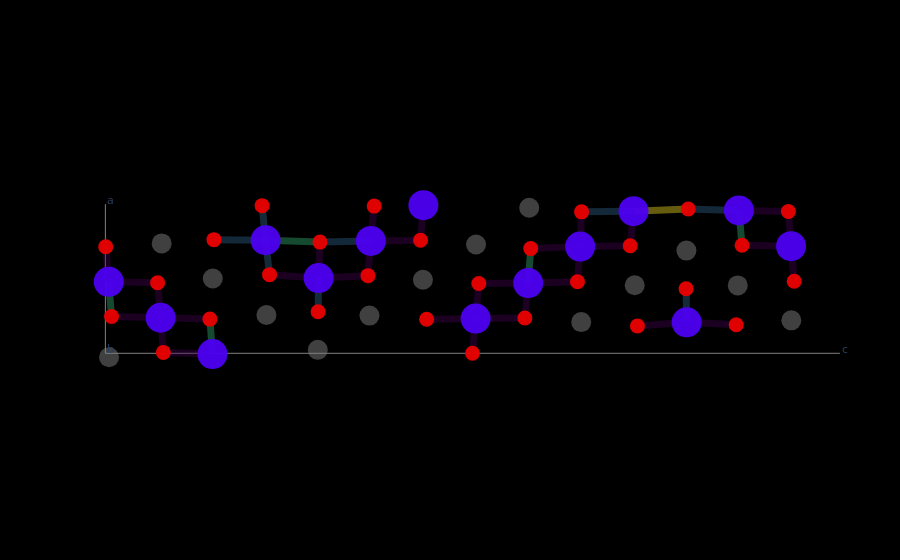

Notebook source saved alongside this figure:
### Code cell
ws.fig.show()

### Figure 1 — Plotly figure (JSON) as saved in the notebook; plotly's stock layout.template omitted (floating-point values rounded to 4 significant figures)
{"data": [{"line": {"color": "grey", "width": 1}, "mode": "lines", "name": "cell", "showlegend": false, "type": "scatter", "x": [0, 28.77], "y": [0, 0]}, {"line": {"color": "grey", "width": 1}, "mode": "lines", "name": "cell", "showlegend": false, "type": "scatter", "x": [0, 0], "y": [0, 0]}, {"line": {"color": "grey", "width": 1}, "mode": "lines", "name": "cell", "showlegend": false, "type": "scatter", "x": [0, 0], "y": [0, 5.84]}, {"hoverinfo": "name+text", "line": {"color": "rgb(253, 231, 37)", "width": 7}, "mode": "lines", "name": "Ni-O", "opacity": 0.4, "showlegend": false, "text": "2.15", "type": "scatter", "x": [20.69, 21.76, 22.83], "y": [5.567, 5.609, 5.651]}, {"hoverinfo": "name+text", "line": {"color": "rgb(53, 183, 121)", "width": 7}, "mode": "lines", "name": "Ni-O", "opacity": 0.4, "showlegend": false, "text": "2.13", "type": "scatter", "x": [6.276, 7.341, 8.406], "y": [4.428, 4.391, 4.355]}, {"hoverinfo": "name+text", "line": {"color": "rgb(53, 183, 121)", "width": 7}, "mode": "lines", "name": "Ni-O", "opacity": 0.4, "showlegend": false, "text": "2.09", "type": "scatter", "x": [4.195, 4.144, 4.094], "y": [-0.0306, 0.655, 1.341]}, {"hoverinfo": "name+text", "line": {"color": "rgb(53, 183, 121)", "width": 7}, "mode": "lines", "name": "Ni-O", "opacity": 0.4, "showlegend": false, "text": "2.08", "type": "scatter", "x": [0.1316, 0.1862, 0.2408], "y": [2.799, 2.119, 1.439]}, {"hoverinfo": "name+text", "line": {"color": "rgb(53, 183, 121)", "width": 7}, "mode": "lines", "name": "Ni-O", "opacity": 0.4, "showlegend": false, "text": "2.07", "type": "scatter", "x": [16.56, 16.61, 16.66], "y": [2.751, 3.426, 4.1]}, {"hoverinfo": "name+text", "line": {"color": "rgb(53, 183, 121)", "width": 7}, "mode": "lines", "name": "Ni-O", "opacity": 0.4, "showlegend": false, "text": "2.06", "type": "scatter", "x": [24.81, 24.88, 24.94], "y": [5.596, 4.914, 4.233]}, {"hoverinfo": "name+text", "line": {"color": "rgb(49, 104, 142)", "width": 7}, "mode": "lines", "name": "Ni-O", "opacity": 0.4, "showlegend": false, "text": "2.04", "type": "scatter", "x": [20.69, 19.67, 18.65], "y": [5.567, 5.554, 5.54]}, {"hoverinfo": "name+text", "line": {"color": "rgb(49, 104, 142)", "width": 7}, "mode": "lines", "name": "Ni-O", "opacity": 0.4, "showlegend": false, "text": "2.03", "type": "scatter", "x": [22.77, 22.76, 22.75], "y": [1.212, 1.871, 2.53]}, {"hoverinfo": "name+text", "line": {"color": "rgb(49, 104, 142)", "width": 7}, "mode": "lines", "name": "Ni-O", "opacity": 0.4, "showlegend": false, "text": "2.03", "type": "scatter", "x": [8.352, 8.342, 8.332], "y": [2.947, 2.288, 1.629]}, {"hoverinfo": "name+text", "line": {"color": "rgb(49, 104, 142)", "width": 7}, "mode": "lines", "name": "Ni-O", "opacity": 0.4, "showlegend": false, "text": "2.03", "type": "scatter", "x": [6.276, 5.264, 4.252], "y": [4.428, 4.44, 4.451]}, {"hoverinfo": "name+text", "line": {"color": "rgb(49, 104, 142)", "width": 7}, "mode": "lines", "name": "Ni-O", "opacity": 0.4, "showlegend": false, "text": "1.99", "type": "scatter", "x": [10.4, 9.401, 8.406], "y": [4.403, 4.379, 4.355]}, {"hoverinfo": "name+text", "line": {"color": "rgb(49, 104, 142)", "width": 7}, "mode": "lines", "name": "Ni-O", "opacity": 0.4, "showlegend": false, "text": "1.99", "type": "scatter", "x": [6.276, 6.207, 6.138], "y": [4.428, 5.105, 5.783]}, {"hoverinfo": "name+text", "line": {"color": "rgb(49, 104, 142)", "width": 7}, "mode": "lines", "name": "Ni-O", "opacity": 0.4, "showlegend": false, "text": "1.99", "type": "scatter", "x": [24.81, 23.82, 22.83], "y": [5.596, 5.624, 5.651]}, {"hoverinfo": "name+text", "line": {"color": "rgb(49, 104, 142)", "width": 7}, "mode": "lines", "name": "Ni-O", "opacity": 0.4, "showlegend": false, "text": "1.98", "type": "scatter", "x": [6.276, 6.352, 6.429], "y": [4.428, 3.754, 3.081]}, {"hoverinfo": "name+text", "line": {"color": "rgb(68, 1, 84)", "width": 7}, "mode": "lines", "name": "Ni-O", "opacity": 0.4, "showlegend": false, "text": "1.98", "type": "scatter", "x": [20.69, 20.62, 20.56], "y": [5.567, 4.891, 4.215]}, {"hoverinfo": "name+text", "line": {"color": "rgb(68, 1, 84)", "width": 7}, "mode": "lines", "name": "Ni-O", "opacity": 0.4, "showlegend": false, "text": "1.96", "type": "scatter", "x": [18.6, 19.58, 20.56], "y": [4.18, 4.198, 4.215]}, {"hoverinfo": "name+text", "line": {"color": "rgb(68, 1, 84)", "width": 7}, "mode": "lines", "name": "Ni-O", "opacity": 0.4, "showlegend": false, "text": "1.95", "type": "scatter", "x": [10.4, 11.37, 12.34], "y": [4.403, 4.417, 4.431]}, {"hoverinfo": "name+text", "line": {"color": "rgb(68, 1, 84)", "width": 7}, "mode": "lines", "name": "Ni-O", "opacity": 0.4, "showlegend": false, "text": "1.94", "type": "scatter", "x": [22.77, 23.74, 24.71], "y": [1.212, 1.165, 1.118]}, {"hoverinfo": "name+text", "line": {"color": "rgb(68, 1, 84)", "width": 7}, "mode": "lines", "name": "Ni-O", "opacity": 0.4, "showlegend": false, "text": "1.94", "type": "scatter", "x": [18.6, 17.63, 16.66], "y": [4.18, 4.14, 4.1]}, {"hoverinfo": "name+text", "line": {"color": "rgb(68, 1, 84)", "width": 7}, "mode": "lines", "name": "Ni-O", "opacity": 0.4, "showlegend": false, "text": "1.94", "type": "scatter", "x": [24.81, 25.78, 26.75], "y": [5.596, 5.576, 5.556]}, {"hoverinfo": "name+text", "line": {"color": "rgb(68, 1, 84)", "width": 7}, "mode": "lines", "name": "Ni-O", "opacity": 0.4, "showlegend": false, "text": "1.94", "type": "scatter", "x": [8.352, 8.379, 8.406], "y": [2.947, 3.651, 4.355]}, {"hoverinfo": "name+text", "line": {"color": "rgb(68, 1, 84)", "width": 7}, "mode": "lines", "name": "Ni-O", "opacity": 0.4, "showlegend": false, "text": "1.94", "type": "scatter", "x": [8.352, 9.318, 10.28], "y": [2.947, 2.994, 3.041]}, {"hoverinfo": "name+text", "line": {"color": "rgb(68, 1, 84)", "width": 7}, "mode": "lines", "name": "Ni-O", "opacity": 0.4, "showlegend": false, "text": "1.94", "type": "scatter", "x": [2.165, 3.129, 4.094], "y": [1.392, 1.367, 1.341]}, {"hoverinfo": "name+text", "line": {"color": "rgb(68, 1, 84)", "width": 7}, "mode": "lines", "name": "Ni-O", "opacity": 0.4, "showlegend": false, "text": "1.94", "type": "scatter", "x": [16.56, 15.59, 14.63], "y": [2.751, 2.742, 2.732]}, {"hoverinfo": "name+text", "line": {"color": "rgb(68, 1, 84)", "width": 7}, "mode": "lines", "name": "Ni-O", "opacity": 0.4, "showlegend": false, "text": "1.93", "type": "scatter", "x": [16.56, 17.53, 18.49], "y": [2.751, 2.777, 2.803]}, {"hoverinfo": "name+text", "line": {"color": "rgb(68, 1, 84)", "width": 7}, "mode": "lines", "name": "Ni-O", "opacity": 0.4, "showlegend": false, "text": "1.93", "type": "scatter", "x": [22.77, 21.8, 20.84], "y": [1.212, 1.142, 1.072]}, {"hoverinfo": "name+text", "line": {"color": "rgb(68, 1, 84)", "width": 7}, "mode": "lines", "name": "Ni-O", "opacity": 0.4, "showlegend": false, "text": "1.93", "type": "scatter", "x": [10.4, 10.46, 10.53], "y": [4.403, 5.084, 5.766]}, {"hoverinfo": "name+text", "line": {"color": "rgb(68, 1, 84)", "width": 7}, "mode": "lines", "name": "Ni-O", "opacity": 0.4, "showlegend": false, "text": "1.93", "type": "scatter", "x": [2.165, 1.203, 0.2408], "y": [1.392, 1.416, 1.439]}, {"hoverinfo": "name+text", "line": {"color": "rgb(68, 1, 84)", "width": 7}, "mode": "lines", "name": "Ni-O", "opacity": 0.4, "showlegend": false, "text": "1.93", "type": "scatter", "x": [4.195, 3.232, 2.269], "y": [-0.0306, 0.002312, 0.03523]}, {"hoverinfo": "name+text", "line": {"color": "rgb(68, 1, 84)", "width": 7}, "mode": "lines", "name": "Ni-O", "opacity": 0.4, "showlegend": false, "text": "1.93", "type": "scatter", "x": [14.5, 15.47, 16.43], "y": [1.361, 1.372, 1.382]}, {"hoverinfo": "name+text", "line": {"color": "rgb(68, 1, 84)", "width": 7}, "mode": "lines", "name": "Ni-O", "opacity": 0.4, "showlegend": false, "text": "1.93", "type": "scatter", "x": [8.352, 7.39, 6.429], "y": [2.947, 3.014, 3.081]}, {"hoverinfo": "name+text", "line": {"color": "rgb(68, 1, 84)", "width": 7}, "mode": "lines", "name": "Ni-O", "opacity": 0.4, "showlegend": false, "text": "1.92", "type": "scatter", "x": [10.4, 10.34, 10.28], "y": [4.403, 3.722, 3.041]}, {"hoverinfo": "name+text", "line": {"color": "rgb(68, 1, 84)", "width": 7}, "mode": "lines", "name": "Ni-O", "opacity": 0.4, "showlegend": false, "text": "1.92", "type": "scatter", "x": [14.5, 13.54, 12.58], "y": [1.361, 1.347, 1.332]}, {"hoverinfo": "name+text", "line": {"color": "rgb(68, 1, 84)", "width": 7}, "mode": "lines", "name": "Ni-O", "opacity": 0.4, "showlegend": false, "text": "1.92", "type": "scatter", "x": [26.86, 25.9, 24.94], "y": [4.195, 4.214, 4.233]}, {"hoverinfo": "name+text", "line": {"color": "rgb(68, 1, 84)", "width": 7}, "mode": "lines", "name": "Ni-O", "opacity": 0.4, "showlegend": false, "text": "1.92", "type": "scatter", "x": [0.1316, 1.088, 2.045], "y": [2.799, 2.781, 2.762]}, {"hoverinfo": "name+text", "line": {"color": "rgb(68, 1, 84)", "width": 7}, "mode": "lines", "name": "Ni-O", "opacity": 0.4, "showlegend": false, "text": "1.91", "type": "scatter", "x": [18.6, 18.54, 18.49], "y": [4.18, 3.492, 2.803]}, {"hoverinfo": "name+text", "line": {"color": "rgb(68, 1, 84)", "width": 7}, "mode": "lines", "name": "Ni-O", "opacity": 0.4, "showlegend": false, "text": "1.91", "type": "scatter", "x": [14.5, 14.44, 14.38], "y": [1.361, 0.681, 0.0005485]}, {"hoverinfo": "name+text", "line": {"color": "rgb(68, 1, 84)", "width": 7}, "mode": "lines", "name": "Ni-O", "opacity": 0.4, "showlegend": false, "text": "1.91", "type": "scatter", "x": [14.5, 14.56, 14.63], "y": [1.361, 2.047, 2.732]}, {"hoverinfo": "name+text", "line": {"color": "rgb(68, 1, 84)", "width": 7}, "mode": "lines", "name": "Ni-O", "opacity": 0.4, "showlegend": false, "text": "1.9", "type": "scatter", "x": [26.86, 26.92, 26.98], "y": [4.195, 3.507, 2.82]}, {"hoverinfo": "name+text", "line": {"color": "rgb(68, 1, 84)", "width": 7}, "mode": "lines", "name": "Ni-O", "opacity": 0.4, "showlegend": false, "text": "1.9", "type": "scatter", "x": [0.1316, 0.07255, 0.01348], "y": [2.799, 3.485, 4.171]}, {"hoverinfo": "name+text", "line": {"color": "rgb(68, 1, 84)", "width": 7}, "mode": "lines", "name": "Ni-O", "opacity": 0.4, "showlegend": false, "text": "1.9", "type": "scatter", "x": [16.56, 16.5, 16.43], "y": [2.751, 2.067, 1.382]}, {"hoverinfo": "name+text", "line": {"color": "rgb(68, 1, 84)", "width": 7}, "mode": "lines", "name": "Ni-O", "opacity": 0.4, "showlegend": false, "text": "1.9", "type": "scatter", "x": [26.86, 26.8, 26.75], "y": [4.195, 4.876, 5.556]}, {"hoverinfo": "name+text", "line": {"color": "rgb(68, 1, 84)", "width": 7}, "mode": "lines", "name": "Ni-O", "opacity": 0.4, "showlegend": false, "text": "1.9", "type": "scatter", "x": [2.165, 2.105, 2.045], "y": [1.392, 2.077, 2.762]}, {"hoverinfo": "name+text", "line": {"color": "rgb(68, 1, 84)", "width": 7}, "mode": "lines", "name": "Ni-O", "opacity": 0.4, "showlegend": false, "text": "1.9", "type": "scatter", "x": [12.46, 12.4, 12.34], "y": [5.8, 5.116, 4.431]}, {"hoverinfo": "name+text", "line": {"color": "rgb(68, 1, 84)", "width": 7}, "mode": "lines", "name": "Ni-O", "opacity": 0.4, "showlegend": false, "text": "1.89", "type": "scatter", "x": [2.165, 2.217, 2.269], "y": [1.392, 0.7138, 0.03523]}, {"hoverinfo": "name+text", "line": {"color": "rgb(68, 1, 84)", "width": 7}, "mode": "lines", "name": "Ni-O", "opacity": 0.4, "showlegend": false, "text": "1.89", "type": "scatter", "x": [18.6, 18.62, 18.65], "y": [4.18, 4.86, 5.54]}, {"marker": {"color": "rgb(235,0,0)", "size": 15}, "name": "O index 55", "opacity": 0.95, "showlegend": false, "type": "scatter", "x": [26.98], "y": [2.82]}, {"marker": {"color": "rgb(235,0,0)", "size": 15}, "name": "O index 54", "opacity": 0.95, "showlegend": false, "type": "scatter", "x": [26.75], "y": [5.556]}, {"marker": {"color": "rgb(235,0,0)", "size": 15}, "name": "O index 53", "opacity": 0.95, "showlegend": false, "type": "scatter", "x": [24.94], "y": [4.233]}, {"marker": {"color": "rgb(235,0,0)", "size": 15}, "name": "O index 52", "opacity": 0.95, "showlegend": false, "type": "scatter", "x": [6.138], "y": [5.783]}, {"marker": {"color": "rgb(235,0,0)", "size": 15}, "name": "O index 51", "opacity": 0.95, "showlegend": false, "type": "scatter", "x": [2.269], "y": [0.03523]}, {"marker": {"color": "rgb(235,0,0)", "size": 15}, "name": "O index 50", "opacity": 0.95, "showlegend": false, "type": "scatter", "x": [2.045], "y": [2.762]}, {"marker": {"color": "rgb(235,0,0)", "size": 15}, "name": "O index 49", "opacity": 0.95, "showlegend": false, "type": "scatter", "x": [0.2408], "y": [1.439]}, {"marker": {"color": "rgb(235,0,0)", "size": 15}, "name": "O index 48", "opacity": 0.95, "showlegend": false, "type": "scatter", "x": [24.71], "y": [1.118]}, {"marker": {"color": "rgb(235,0,0)", "size": 15}, "name": "O index 47", "opacity": 0.95, "showlegend": false, "type": "scatter", "x": [0.01348], "y": [4.171]}, {"marker": {"color": "rgb(235,0,0)", "size": 15}, "name": "O index 46", "opacity": 0.95, "showlegend": false, "type": "scatter", "x": [6.429], "y": [3.081]}, {"marker": {"color": "rgb(235,0,0)", "size": 15}, "name": "O index 45", "opacity": 0.95, "showlegend": false, "type": "scatter", "x": [4.252], "y": [4.451]}, {"marker": {"color": "rgb(235,0,0)", "size": 15}, "name": "O index 44", "opacity": 0.95, "showlegend": false, "type": "scatter", "x": [4.094], "y": [1.341]}, {"marker": {"color": "rgb(235,0,0)", "size": 15}, "name": "O index 43", "opacity": 0.95, "showlegend": false, "type": "scatter", "x": [18.49], "y": [2.803]}, {"marker": {"color": "rgb(235,0,0)", "size": 15}, "name": "O index 42", "opacity": 0.95, "showlegend": false, "type": "scatter", "x": [22.75], "y": [2.53]}, {"marker": {"color": "rgb(235,0,0)", "size": 15}, "name": "O index 41", "opacity": 0.95, "showlegend": false, "type": "scatter", "x": [22.83], "y": [5.651]}, {"marker": {"color": "rgb(235,0,0)", "size": 15}, "name": "O index 40", "opacity": 0.95, "showlegend": false, "type": "scatter", "x": [18.65], "y": [5.54]}, {"marker": {"color": "rgb(235,0,0)", "size": 15}, "name": "O index 39", "opacity": 0.95, "showlegend": false, "type": "scatter", "x": [20.56], "y": [4.215]}, {"marker": {"color": "rgb(235,0,0)", "size": 15}, "name": "O index 38", "opacity": 0.95, "showlegend": false, "type": "scatter", "x": [8.332], "y": [1.629]}, {"marker": {"color": "rgb(235,0,0)", "size": 15}, "name": "O index 37", "opacity": 0.95, "showlegend": false, "type": "scatter", "x": [10.53], "y": [5.766]}, {"marker": {"color": "rgb(235,0,0)", "size": 15}, "name": "O index 36", "opacity": 0.95, "showlegend": false, "type": "scatter", "x": [14.38], "y": [0.0005485]}, {"marker": {"color": "rgb(235,0,0)", "size": 15}, "name": "O index 35", "opacity": 0.95, "showlegend": false, "type": "scatter", "x": [14.63], "y": [2.732]}, {"marker": {"color": "rgb(235,0,0)", "size": 15}, "name": "O index 34", "opacity": 0.95, "showlegend": false, "type": "scatter", "x": [16.43], "y": [1.382]}, {"marker": {"color": "rgb(235,0,0)", "size": 15}, "name": "O index 33", "opacity": 0.95, "showlegend": false, "type": "scatter", "x": [20.84], "y": [1.072]}, {"marker": {"color": "rgb(235,0,0)", "size": 15}, "name": "O index 32", "opacity": 0.95, "showlegend": false, "type": "scatter", "x": [16.66], "y": [4.1]}, {"marker": {"color": "rgb(235,0,0)", "size": 15}, "name": "O index 31", "opacity": 0.95, "showlegend": false, "type": "scatter", "x": [8.406], "y": [4.355]}, {"marker": {"color": "rgb(235,0,0)", "size": 15}, "name": "O index 30", "opacity": 0.95, "showlegend": false, "type": "scatter", "x": [10.28], "y": [3.041]}, {"marker": {"color": "rgb(235,0,0)", "size": 15}, "name": "O index 29", "opacity": 0.95, "showlegend": false, "type": "scatter", "x": [12.34], "y": [4.431]}, {"marker": {"color": "rgb(235,0,0)", "size": 15}, "name": "O index 28", "opacity": 0.95, "showlegend": false, "type": "scatter", "x": [12.58], "y": [1.332]}, {"marker": {"color": "rgb(77,0,242)", "size": 30}, "name": "Ni index 27", "opacity": 0.95, "showlegend": false, "type": "scatter", "x": [0.1316], "y": [2.799]}, {"marker": {"color": "rgb(77,0,242)", "size": 30}, "name": "Ni index 26", "opacity": 0.95, "showlegend": false, "type": "scatter", "x": [24.81], "y": [5.596]}, {"marker": {"color": "rgb(77,0,242)", "size": 30}, "name": "Ni index 25", "opacity": 0.95, "showlegend": false, "type": "scatter", "x": [26.86], "y": [4.195]}, {"marker": {"color": "rgb(77,0,242)", "size": 30}, "name": "Ni index 24", "opacity": 0.95, "showlegend": false, "type": "scatter", "x": [4.195], "y": [-0.0306]}, {"marker": {"color": "rgb(77,0,242)", "size": 30}, "name": "Ni index 23", "opacity": 0.95, "showlegend": false, "type": "scatter", "x": [6.276], "y": [4.428]}, {"marker": {"color": "rgb(77,0,242)", "size": 30}, "name": "Ni index 22", "opacity": 0.95, "showlegend": false, "type": "scatter", "x": [2.165], "y": [1.392]}, {"marker": {"color": "rgb(77,0,242)", "size": 30}, "name": "Ni index 21", "opacity": 0.95, "showlegend": false, "type": "scatter", "x": [16.56], "y": [2.751]}, {"marker": {"color": "rgb(77,0,242)", "size": 30}, "name": "Ni index 20", "opacity": 0.95, "showlegend": false, "type": "scatter", "x": [20.69], "y": [5.567]}, {"marker": {"color": "rgb(77,0,242)", "size": 30}, "name": "Ni index 19", "opacity": 0.95, "showlegend": false, "type": "scatter", "x": [18.6], "y": [4.18]}, {"marker": {"color": "rgb(77,0,242)", "size": 30}, "name": "Ni index 18", "opacity": 0.95, "showlegend": false, "type": "scatter", "x": [22.77], "y": [1.212]}, {"marker": {"color": "rgb(77,0,242)", "size": 30}, "name": "Ni index 17", "opacity": 0.95, "showlegend": false, "type": "scatter", "x": [8.352], "y": [2.947]}, {"marker": {"color": "rgb(77,0,242)", "size": 30}, "name": "Ni index 16", "opacity": 0.95, "showlegend": false, "type": "scatter", "x": [12.46], "y": [5.8]}, {"marker": {"color": "rgb(77,0,242)", "size": 30}, "name": "Ni index 15", "opacity": 0.95, "showlegend": false, "type": "scatter", "x": [10.4], "y": [4.403]}, {"marker": {"color": "rgb(77,0,242)", "size": 30}, "name": "Ni index 14", "opacity": 0.95, "showlegend": false, "type": "scatter", "x": [14.5], "y": [1.361]}, {"marker": {"color": "grey", "size": 20}, "name": "Li index 13", "opacity": 0.5, "showlegend": false, "type": "scatter", "x": [24.77], "y": [2.66]}, {"marker": {"color": "grey", "size": 20}, "name": "Li index 12", "opacity": 0.5, "showlegend": false, "type": "scatter", "x": [4.207], "y": [2.93]}, {"marker": {"color": "grey", "size": 20}, "name": "Li index 11", "opacity": 0.5, "showlegend": false, "type": "scatter", "x": [2.205], "y": [4.304]}, {"marker": {"color": "grey", "size": 20}, "name": "Li index 10", "opacity": 0.5, "showlegend": false, "type": "scatter", "x": [0.142], "y": [-0.1552]}, {"marker": {"color": "grey", "size": 20}, "name": "Li index 9", "opacity": 0.5, "showlegend": false, "type": "scatter", "x": [26.87], "y": [1.291]}, {"marker": {"color": "grey", "size": 20}, "name": "Li index 8", "opacity": 0.5, "showlegend": false, "type": "scatter", "x": [6.308], "y": [1.5]}, {"marker": {"color": "grey", "size": 20}, "name": "Li index 7", "opacity": 0.5, "showlegend": false, "type": "scatter", "x": [20.73], "y": [2.667]}, {"marker": {"color": "grey", "size": 20}, "name": "Li index 6", "opacity": 0.5, "showlegend": false, "type": "scatter", "x": [22.76], "y": [4.022]}, {"marker": {"color": "grey", "size": 20}, "name": "Li index 5", "opacity": 0.5, "showlegend": false, "type": "scatter", "x": [12.44], "y": [2.879]}, {"marker": {"color": "grey", "size": 20}, "name": "Li index 4", "opacity": 0.5, "showlegend": false, "type": "scatter", "x": [14.52], "y": [4.26]}, {"marker": {"color": "grey", "size": 20}, "name": "Li index 3", "opacity": 0.5, "showlegend": false, "type": "scatter", "x": [16.6], "y": [5.703]}, {"marker": {"color": "grey", "size": 20}, "name": "Li index 2", "opacity": 0.5, "showlegend": false, "type": "scatter", "x": [18.64], "y": [1.224]}, {"marker": {"color": "grey", "size": 20}, "name": "Li index 1", "opacity": 0.5, "showlegend": false, "type": "scatter", "x": [8.319], "y": [0.1358]}, {"marker": {"color": "grey", "size": 20}, "name": "Li index 0", "opacity": 0.5, "showlegend": false, "type": "scatter", "x": [10.34], "y": [1.478]}], "layout": {"annotations": [{"showarrow": false, "text": "a", "x": 0.2, "y": 6.04}, {"showarrow": false, "text": "b", "x": 0.2, "y": 0.2}, {"showarrow": false, "text": "c", "x": 28.97, "y": 0.2}], "coloraxis": {"showscale": false}, "hovermode": "closest", "margin": {"b": 50, "l": 50, "r": 50, "t": 50}, "paper_bgcolor": "rgb(0,0,0,0)", "plot_bgcolor": "rgb(0,0,0,0)", "showlegend": false, "xaxis": {"visible": false}, "yaxis": {"scaleanchor": "x", "visible": false}}}
